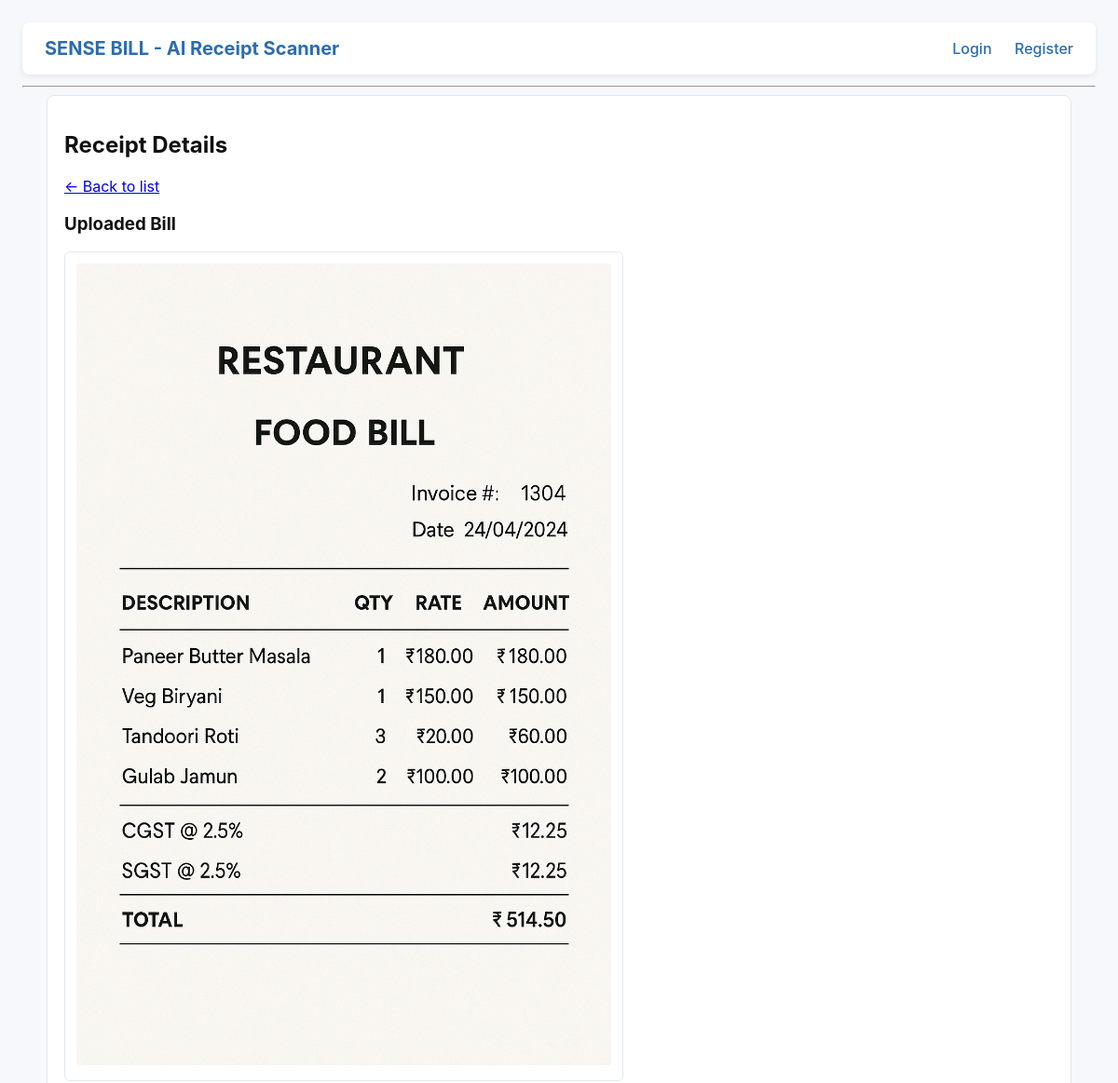
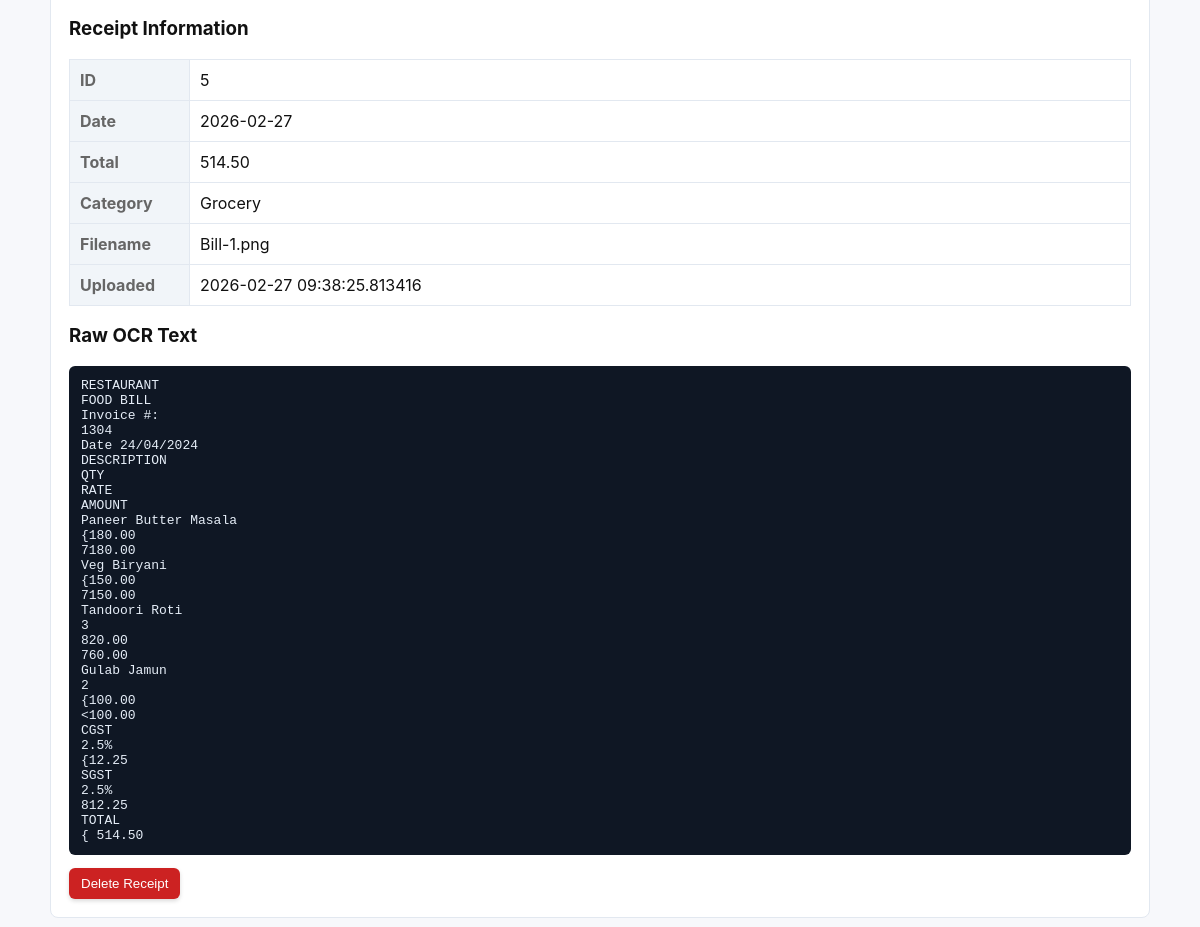
The page /receipt/5 (signed in) on the database its author committed (2 pictures, top to bottom).
### app.py (models this page shows)
class Receipt(db.Model):
    id = db.Column(db.Integer, primary_key=True)
    user_id = db.Column(db.Integer, nullable=False)
    filename = db.Column(db.String(300), nullable=False)
    date = db.Column(db.String(50))
    total = db.Column(db.String(50))
    bill_category = db.Column(db.String(100))
    raw_text = db.Column(db.Text)
    created_at = db.Column(db.DateTime, default=datetime.utcnow)

### app.py (the view)
@app.route("/receipt/<int:rid>")
def receipt_view(rid):
    user = current_user()
    if not user:
        return redirect(url_for("login"))
    r = Receipt.query.get_or_404(rid)
    if r.user_id != user.id:
        return "Forbidden", 403
    return render_template("receipt.html", receipt=r)

### app.py (called while the page is built)
def current_user():
    uid = session.get("user_id")
    if not uid:
        return None
    return User.query.get(uid)

### templates/receipt.html
{% extends 'base.html' %}
{% block content %}
  <h2>Receipt Details</h2>
  <p><a href="{{ url_for('index') }}">← Back to list</a></p>
  <h3>Uploaded Bill</h3>
  {% if receipt.filename %}
    {% set ext = receipt.filename.split('.')[-1].lower() %}
    {% if ext in ['jpg', 'jpeg', 'png', 'gif', 'webp'] %}
      <div style="border:1px solid var(--border);padding:12px;border-radius:6px;max-width:600px">
        <img src="{{ url_for('uploaded_file', filename=receipt.filename) }}" alt="Receipt image" style="max-width:100%;height:auto;border-radius:4px">
      </div>
    {% elif ext == 'pdf' %}
      <p><a href="{{ url_for('uploaded_file', filename=receipt.filename) }}" class="btn" target="_blank">📄 View PDF</a></p>
    {% else %}
      <p><a href="{{ url_for('uploaded_file', filename=receipt.filename) }}" class="btn" target="_blank">📥 Download file</a></p>
    {% endif %}
  {% else %}
    <p><em>No file uploaded</em></p>
  {% endif %}
  <h3>Receipt Information</h3>
  <table class="details-table">
    <tr><th>ID</th><td>{{ receipt.id }}</td></tr>
    <tr><th>Date</th><td>{{ receipt.date }}</td></tr>
    <tr><th>Total</th><td>{{ receipt.total }}</td></tr>
    <tr><th>Category</th><td>{{ receipt.bill_category }}</td></tr>
    <tr><th>Filename</th><td>{{ receipt.filename }}</td></tr>
    <tr><th>Uploaded</th><td>{{ receipt.created_at }}</td></tr>
  </table>
  <h3>Raw OCR Text</h3>
  <pre>{{ receipt.raw_text or "[No text extracted]" }}</pre>
  <form method="post" action="{{ url_for('delete_receipt', rid=receipt.id) }}" onsubmit="return confirm('Delete this receipt?');">
    <button type="submit" class="btn" style="background:#c22; color:white;">Delete Receipt</button>
  </form>
{% endblock %}

### static/styles.css (style rules this page uses)
:root { --bg:#f7f8fb; --card:#ffffff; --accent:#2b6cb0; --muted:#666; --border:#e2e8f0; --success:#38a169; --error:#e53e3e; --warning:#d69e2e; --info:#3182ce; }
* { box-sizing:border-box }
body { font-family:Inter,Segoe UI,Arial,Helvetica,sans-serif; background:var(--bg); color:#111; margin:0; padding:24px; }
button, .btn, .action-link, .action-btn { position:relative;overflow:hidden;transition:.3s }
button { background:linear-gradient(135deg, #4f9eed 0%, #2b6cb0 100%);color:#fff;border:none;padding:8px 12px;border-radius:6px;cursor:pointer;box-shadow:0 2px 4px rgba(0,0,0,0.15); }
.btn { display:inline-block;background:linear-gradient(135deg, #4f9eed 0%, #2b6cb0 100%);color:#fff;text-decoration:none;padding:8px 12px;border-radius:6px;cursor:pointer;font-weight:500;box-shadow:0 2px 4px rgba(0,0,0,0.15) }
table { width:100%;border-collapse:collapse;margin-top:12px }
th,td { border:1px solid var(--border);padding:10px;text-align:left }
th { background:#f1f5f9;color:var(--muted) }
pre { background:#0f1724;color:#e6eef8;padding:12px;border-radius:6px;overflow:auto }
.details-table th { width:120px;background:#f1f5f9;color:var(--muted) }

### rows shown on the page
Receipt: filename (picture), id "5", date "2026-02-27", total "514.50", bill_category "Grocery", filename "Bill-1.png", created_at "2026-02-27 09:38:25.813416", raw_text "RESTAURANT FOOD BILL Invoice #: 1304 Date 24/04/2024 DESCRIPTION QTY RATE AMOUNT Paneer Butter Masala {180.00 7180.00 Veg Biryani {150.00 7150.00 Tandoori Roti 3 820.00 760.00 Gulab Jamun 2 {100.00 <100.00 CGST 2.5% {12.25 SGST 2.5% 812.25 TOTAL { 514.50"
